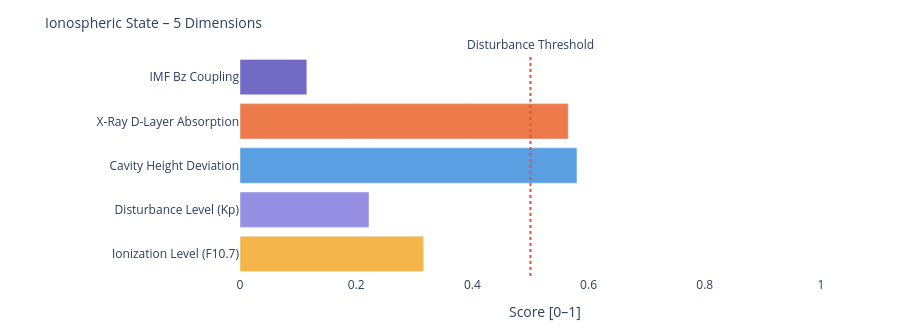

Notebook source saved alongside this figure:
### Markdown cell above
---
### 📐 Systemic Insight: Geometric Cavity vs. Real Schumann Resonance

**Relevant for:** Layer 6 = delta analysis &nbsp;|&nbsp; Layer 7 = feature vector / system interpretation

A cavity height change from 80 km to 70 km shifts the **idealized geometric frequencies** only minimally:

| Modus | Aktuell | Referenz | Δ |
|-------|---------|----------|---|
| SR-1 | 10.4762 Hz | 10.4599 Hz | +16 mHz |
| SR-2 | 18.1452 Hz | 18.1171 Hz | +28 mHz |
| SR-3 | 25.6612 Hz | 25.6215 Hz | +40 mHz |
| SR-4 | 33.1285 Hz | 33.0772 Hz | +51 mHz |

The geometric effect is limited because 10 km is very small compared to Earth's radius (~6371 km).

**Consequence:** Real Schumann deviations are likely driven more strongly by **conductivity, damping, day/night structure, lightning distribution and source geometry** than by pure cavity height.

---

**Layer 6 compares:**
```
geometric Δ from Layer 4  vs.  observed Δ from real Schumann measurement data
```

**Layer 7 Feature:**
```
If real Δ >> geometric Δ  →  non-geometric factors dominant
```

### Code cell
# ============================================================
# IONOSPHERIC STATE – Summary gauge
# Five dimensions: ionization, disturbance, cavity height, X-Ray, Bz coupling
# ============================================================

def norm(v, lo, hi):
    if v is None: return None
    return round(max(0.0, min(1.0, (v - lo) / (hi - lo))), 3)

# Ionization level (F10.7 → F2-Layer)
ioniz = norm(f107_val, 60, 250)

# Disturbance level (Kp → E/F-Layer irregularities)
disturb = norm(kp_val, 0, 9)

# Cavity height deviation from reference (80 km)
h_dev = norm(abs(h_eff - 80), 0, 20)

# X-Ray ionization (D-Layer absorption)
xray_ioniz = None
if xray_now is not None:
    xray_ioniz = norm(math.log10(max(xray_now, 1e-9)) + 9, 0, 5)

# Bz coupling (southward Bz → stronger magnetosphere-ionosphere coupling)
bz_coupling = norm(-(bz_now or 0), -5, 30) if bz_now is not None else None

dims = [
    ('Ionization Level (F10.7)',    ioniz,      '#F2A623'),
    ('Disturbance Level (Kp)',      disturb,    '#7F77DD'),
    ('Cavity Height Deviation',     h_dev,      '#378ADD'),
    ('X-Ray D-Layer Absorption',    xray_ioniz, '#E85D24'),
    ('IMF Bz Coupling',             bz_coupling,'#534AB7'),
]

fig = go.Figure()
for name, val, col in dims:
    if val is not None:
        h = int(val * 20)
        bar = '█' * h + '░' * (20 - h)
        label = f'{name}:  {bar}  {val:.3f}'
    else:
        label = f'{name}:  {"─" * 20}  n/a'
    fig.add_trace(go.Bar(
        x=[val if val is not None else 0],
        y=[name],
        orientation='h',
        marker_color=col, opacity=0.82,
        showlegend=False
    ))

fig.add_vline(x=0.5, line_dash='dot', line_color='#e74c3c',
              annotation_text='Disturbance Threshold', annotation_position='top')
fig.update_layout(
    title=dict(text='Ionospheric State – 5 Dimensions', font=dict(size=14)),
    xaxis=dict(title='Score [0–1]', range=[0, 1.05]),
    height=330, plot_bgcolor='rgba(0,0,0,0)', paper_bgcolor='rgba(0,0,0,0)',
    margin=dict(l=240, r=50, t=55, b=40)
)
fig.show()

print(f'\nIonospheric state:')
for name, val, _ in dims:
    print(f'  {name:<35} {val:.3f}' if val is not None else f'  {name:<35} n/a')

### Figure 1 — Plotly figure (JSON) as saved in the notebook; plotly's stock layout.template omitted (floating-point values rounded to 4 significant figures)
{"data": [{"marker": {"color": "#F2A623"}, "opacity": 0.82, "orientation": "h", "showlegend": false, "type": "bar", "x": [0.316], "y": ["Ionization Level (F10.7)"]}, {"marker": {"color": "#7F77DD"}, "opacity": 0.82, "orientation": "h", "showlegend": false, "type": "bar", "x": [0.222], "y": ["Disturbance Level (Kp)"]}, {"marker": {"color": "#378ADD"}, "opacity": 0.82, "orientation": "h", "showlegend": false, "type": "bar", "x": [0.58], "y": ["Cavity Height Deviation"]}, {"marker": {"color": "#E85D24"}, "opacity": 0.82, "orientation": "h", "showlegend": false, "type": "bar", "x": [0.565], "y": ["X-Ray D-Layer Absorption"]}, {"marker": {"color": "#534AB7"}, "opacity": 0.82, "orientation": "h", "showlegend": false, "type": "bar", "x": [0.115], "y": ["IMF Bz Coupling"]}], "layout": {"annotations": [{"showarrow": false, "text": "Disturbance Threshold", "x": 0.5, "xanchor": "center", "xref": "x", "y": 1, "yanchor": "bottom", "yref": "y domain"}], "height": 330, "margin": {"b": 40, "l": 240, "r": 50, "t": 55}, "paper_bgcolor": "rgba(0,0,0,0)", "plot_bgcolor": "rgba(0,0,0,0)", "shapes": [{"line": {"color": "#e74c3c", "dash": "dot"}, "type": "line", "x0": 0.5, "x1": 0.5, "xref": "x", "y0": 0, "y1": 1, "yref": "y domain"}], "title": {"font": {"size": 14}, "text": "Ionospheric State – 5 Dimensions"}, "xaxis": {"range": [0, 1.05], "title": {"text": "Score [0–1]"}}}}
